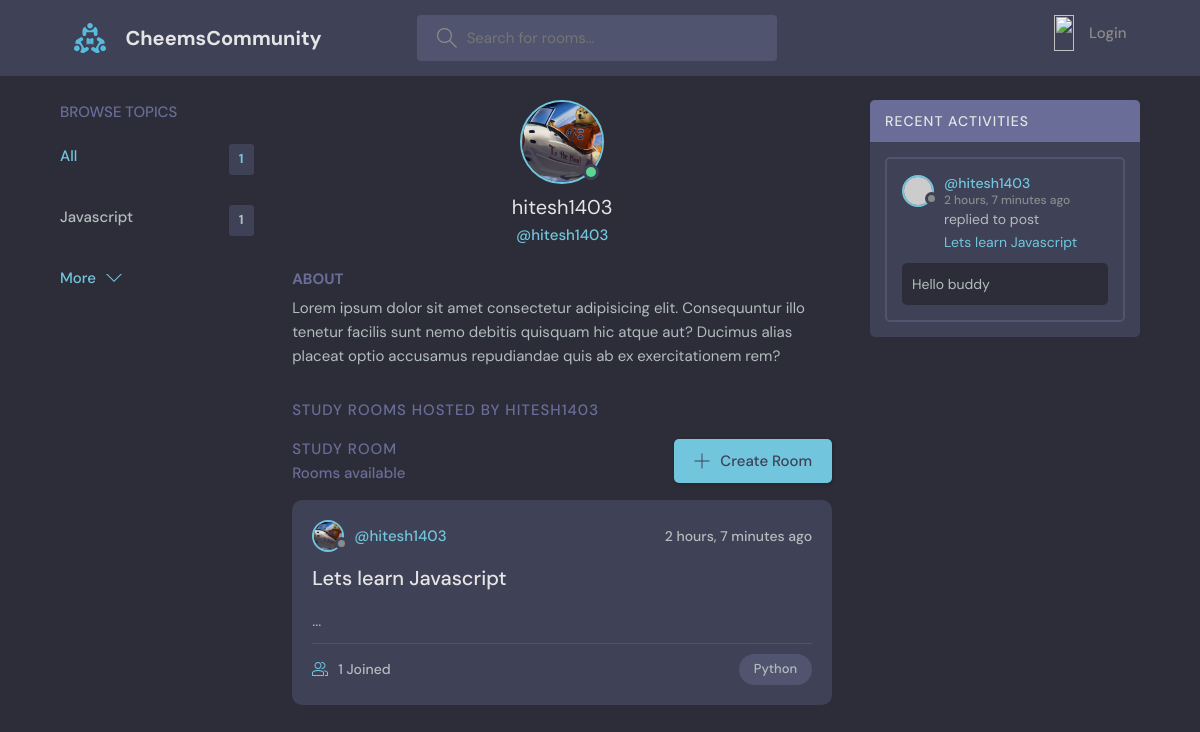
Page /profile/1/ on the committed database.
### base/models.py (models this page shows, shortened)
class Topic(models.Model):
    name = models.CharField(max_length=200)

class User(AbstractUser):
    name = models.CharField(max_length=200, null=True)
    email = models.EmailField(unique=True, null=True)
    bio = models.TextField(null=True)
    avatar = models.ImageField(null=True, default='img/avatar.svg')
    USERNAME_FIELDS = ['email','name']
    REQUIRED_FIELDS = []

class Room(models.Model):
    host = models.ForeignKey(User, on_delete=models.SET_NULL, null=True)
    topic = models.ForeignKey(Topic, on_delete=models.SET_NULL, null=True)
    name = models.CharField(max_length=200)
    description = models.TextField(null=True, blank=True)
    participants= models.ManyToManyField(User, related_name='participants')
    updated = models.DateTimeField(auto_now=True)
    created = models.DateTimeField(auto_now_add=True)
    class Meta:
        ordering = ['-updated', '-created']
    def __str__(self):
        return self.description[:50]

class Message(models.Model):
    user = models.ForeignKey(User, on_delete=models.CASCADE)
    room = models.ForeignKey(Room, on_delete=models.CASCADE)
    body = models.TextField()
    updated = models.DateTimeField(auto_now=True)
    created = models.DateTimeField(auto_now_add=True)
    class Meta:
        ordering = ['-updated', '-created']
    def __str__(self):
        return self.body[:50]

### base/views.py (the view)
# urls.py: path('profile/<int:pk>/', views.userProfile, name='user-profile'),
def userProfile(request, pk):
    user = User.objects.get(id=pk)
    rooms = user.room_set.all()
    room_messages = user.message_set.all()
    print(rooms)
    topics = Topic.objects.all()
    context = {'topics':topics, 'room_messages':room_messages, 'rooms':rooms, 'user':user}
    return render(request, 'base/profile_component.html', context)

### base/templates/base/profile_component.html (shortened to what this page needs)
{% extends 'main.html' %}
{% block content %}
  <main class="profile-page layout layout--3">
    <div class="container">
    <div class="topics">
        {% include 'base/topic_component.html' %}
    </div>
    <div class="roomList">
        <div class="profile">
          <div class="profile__avatar">
            <div class="avatar avatar--large active">
              <img src="{{user.avatar.url}}" />
            </div>
          </div>
          <div class="profile__info">
            <h3>{{user.username}}</h3>
            <p>@{{user.username}}</p>
          </div>
          <div class="profile__about">
            <h3>About</h3>
            <p>
              Lorem ipsum dolor sit amet consectetur adipisicing elit. Consequuntur illo tenetur
              facilis sunt nemo debitis quisquam hic atque aut? Ducimus alias placeat optio
              accusamus repudiandae quis ab ex exercitationem rem?
            </p>
          </div>
        </div>
        <div class="roomList__header">
          <div>
            <h2>Study Rooms Hosted by {{user.username}}</a>
            </h2>
          </div>
        </div>
        <div class="roomList">
            {% include 'base/feed_component.html' %}
        </div>
      </div>
    <div class="activities">
        {% include 'base/activity_component.html' %}
    </div>
    </div>
  </main>
  {% endblock %}

### base/templates/base/topic_component.html (shortened to what this page needs)
    <div class="topics__header">
      <h2>Browse Topics</h2>
    </div>
    <ul class="topics__list">
      <li>
        <a href="{% url 'home' %}" class="active">All <span>{{topics.count}}</span></a>
      </li>
      {% for topic in topics %}
      <li>
        <a href='{% url 'home' %}?q={{topic.name}}'>{{topic.name}}<span>{{ topic.room_set.all.count }}</span></a>
      </li>
      {% endfor %}
    </ul>
    <a class="btn btn--link" href="topics.html">
      More
      <svg version="1.1" xmlns="http://www.w3.org/2000/svg" width="32" height="32" viewBox="0 0 32 32">
        <title>chevron-down</title>
        <path d="M16 21l-13-13h-3l16 16 16-16h-3l-13 13z"></path>
      </svg>
    </a>

### base/templates/base/feed_component.html (shortened to what this page needs)
{% block content %}
    <div class="roomList__header">
      <div>
        <h2>Study Room</h2>
        <p>{{rooms_count}} Rooms available</p>
      </div>
      <a class="btn btn--main" href="/create-room">
        <svg version="1.1" xmlns="http://www.w3.org/2000/svg" width="32" height="32" viewBox="0 0 32 32">
          <title>add</title>
          <path
            d="M16.943 0.943h-1.885v14.115h-14.115v1.885h14.115v14.115h1.885v-14.115h14.115v-1.885h-14.115v-14.115z"
          ></path>
        </svg>
        Create Room
      </a>
    </div>
    {% for room in rooms %}
    <div class="roomListRoom">
      <div class="roomListRoom__header">
        <a href='profile/{{room.host.id}}' class="roomListRoom__author">
          <div class="avatar avatar--small">
            <img src="{{room.host.avatar.url}}" />
          </div>
          <span>@{{room.host.username}}</span>
        </a>
        <div class="roomListRoom__actions">
          <span>{{room.created|timesince}} ago</span>
        </div>
      </div>
      <div class="roomListRoom__content">
        <a href="{% url 'room' room.id %}">{{room.name}}</a>
        <p>
          {{room}} ...
        </p>
      </div>
      <div class="roomListRoom__meta">
        <a href="room.html" class="roomListRoom__joined">
          {{room.participants.all.count}} Joined
        </a>
        <p class="roomListRoom__topic">Python</p>
      </div>
    </div>
    {% endfor %}
  {% endblock %}

### base/templates/base/activity_component.html (shortened to what this page needs)
    <div class="activities__header">
      <h2>Recent Activities</h2>
    </div>
    {% for message in room_messages %}
    <div class="activities__box">
      <div class="activities__boxHeader roomListRoom__header">
        <a href="{% url 'user-profile' message.user.id %}" class="roomListRoom__author">
          <div class="avatar avatar--small">
            <img src="https://randomuser.me/api/portraits/women/11.jpg" />
          </div>
          <p>
            @{{message.user}}
            <span>{{message.created|timesince}} ago</span>
          </p>
        </a>
      </div>
      <div class="activities__boxContent">
        <p>replied to post <a href='{% url 'room' message.room.id %}'>{{message.room.name}}</a></p>
        <div class="activities__boxRoomContent">
            {{message}}
        </div>
      </div>
    </div>
    {% endfor %}

### rows in the picture
Topic: name "Javascript", room_set.all.count "1"
User: avatar (picture), username "hitesh1403", username "HITESH1403"
Room: host.avatar (picture), host.username "hitesh1403", created "2 hours, 7 minutes", name "Lets learn Javascript", participants.all.count "1"
Message: user "hitesh1403", created "2 hours, 7 minutes", room.name "Lets learn Javascript", body "Hello buddy"

### other values in the picture
{{ topics.count }} "1"
